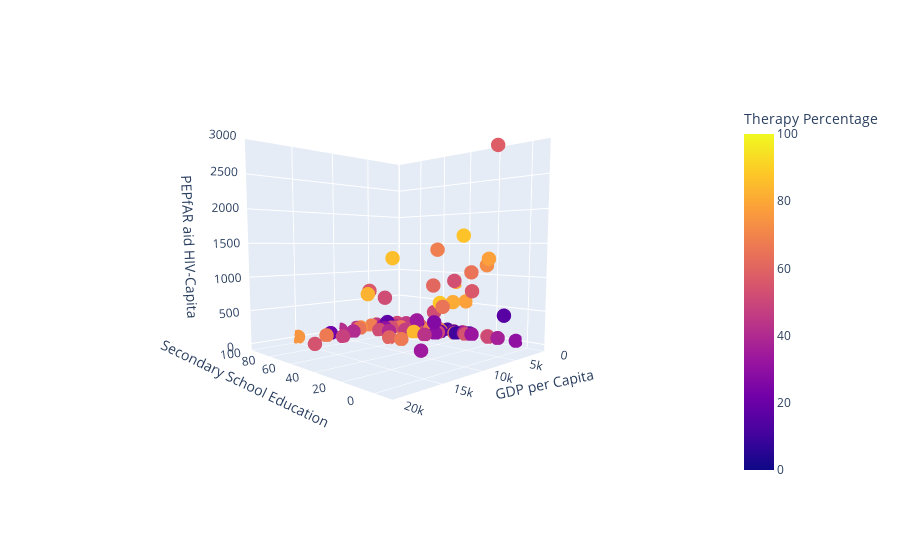

The notebook cell this image was saved under:
### Code cell
stat4 = stat2.dropna(subset=['Secondary School Education','TherapyPercentage2018avg','Gross Domestic Product perCap','PEPFar Split'])
fig = go.Figure(data=[go.Scatter3d(x=stat4['Secondary School Education'], 
                                   y=stat4['Gross Domestic Product perCap'], 
                                   z=stat4['PEPFar Split'],
                                   
                                   mode='markers',marker=dict(size=5,
                                                              color = stat4['TherapyPercentage2018avg'],
                                                              cmax=100,
                                                              cmin=0,
                                  colorbar=dict(title="Therapy Percentage")
                                               ))])

fig.update_layout(scene = dict(
                                xaxis_title='Secondary School Education',
                                yaxis_title='GDP per Capita',
                                zaxis_title='PEPfAR aid HIV-Capita',
                                xaxis = dict(nticks=10, range=[-10,100],),
                                yaxis = dict(nticks=10, range=[-100,20000],),
                                zaxis = dict(nticks=10, range=[-100,3000],),),)

fig.show()

### Figure 1 — Plotly figure (JSON) as saved in the notebook; plotly's stock layout.template omitted (floating-point values rounded to 4 significant figures)
{"data": [{"marker": {"cmax": 100, "cmin": 0, "color": [13, 27, 61, 53, 83, 80, 61, 62, 22, 41, 59, 28, 66, 50, 37, 83, 36, 63, 52, 73, 79, 89, 49, 72, 80, 30, 89, 56, 81, 57, 51, 84, 59, 65, 76, 83, 67, 49, 34, 40, 33, 34, 43, 68, 50, 75, 58, 56, 17, 80, 79, 91, 31, 84, 58, 68, 81, 62, 60, 35, 44, 45, 61, 77, 45, 65, 9, 70, 31, 70, 40, 32, 56, 54, 22, 78, 48, 54, 53, 53, 82, 56, 73, 41, 10, 54, 73, 44, 65, 90, 40, 67, 87, 15, 63, 78, 41, 47, 30, 65, 16, 52, 86, 20, 51, 60, 75, 46, 39, 72, 52, 58, 51, 62, 78, 88], "colorbar": {"title": {"text": "Therapy Percentage"}}, "size": 5}, "mode": "markers", "type": "scatter3d", "x": [53.8, 50.67, 108.7, 83.15, 150.3, 48.47, 59.04, 40.71, 72.69, 99.68, 102.4, 85.37, 100.8, 103.7, 90.09, 79.92, 17.14, 101.8, 60.06, 97.51, 55.51, 88.16, 132.8, 101.1, 98.41, 51.46, 129.1, 79.74, 99.61, 102.2, 47.49, 126.0, 117.5, 34.94, 154.0, 103.8, 53.09, 106.0, 71.32, 39.33, 34.16, 26.07, 52.72, 97.73, 52.18, 98.87, 17.92, 103.5, 88.91, 125.3, 117.5, 101.3, 82.29, 63.12, 114.2, 56.76, 45.22, 97.83, 61.2, 37.9, 97.9, 98.03, 62.01, 103.7, 110.7, 80.23, 36.53, 104.4, 41.03, 64.28, 89.92, 91.52, 35.41, 36.83, 95.1, 40.28, 81.99, 24.25, 42.0, 73.43, 116.9, 74.08, 114.6, 106.7, 42.78, 76.14, 106.4, 86.16, 47.5, 119.9, 75.91, 91.14, 40.9, 46.62, 43.7, 107.6, 41.8, 71.5, 5.932, 95.09, 11.01, 82.26, 82.41, 52.53, 22.56, 61.85, 116.7, 88.5, 92.87, 24.64, 96.0, 120.2, 93.34, 104.7, 19.93, 52.41], "y": [520.9, 3432.0, 11680.0, 4212.0, 57370.0, 271.8, 901.5, 715.1, 1698.0, 9273.0, 6290.0, 4885.0, 8921.0, 17950.0, 3360.0, 8259.0, 475.7, 15920.0, 1534.0, 6668.0, 1415.0, 3635.0, 12030.0, 8822.0, 47600.0, 3083.0, 61350.0, 8051.0, 4115.0, 6345.0, 811.4, 30370.0, 23270.0, 772.3, 50150.0, 41460.0, 7953.0, 4717.0, 2202.0, 878.6, 778.0, 10260.0, 4549.0, 4979.0, 2500.0, 14910.0, 868.3, 16160.0, 3894.0, 78810.0, 73190.0, 34480.0, 5354.0, 4242.0, 9813.0, 1711.0, 1510.0, 33990.0, 8270.0, 677.3, 7242.0, 4102.0, 1299.0, 116600.0, 17860.0, 3238.0, 527.5, 9673.0, 899.7, 1326.0, 8844.0, 4122.0, 499.0, 1189.0, 11240.0, 389.4, 11370.0, 414.0, 2028.0, 2029.0, 81700.0, 1034.0, 41950.0, 16420.0, 1482.0, 15580.0, 6941.0, 3103.0, 2730.0, 23410.0, 5822.0, 12300.0, 772.9, 977.3, 1522.0, 64580.0, 534.0, 4058.0, 314.5, 7247.0, 1120.0, 6234.0, 4146.0, 2033.0, 728.3, 679.3, 7274.0, 826.6, 3448.0, 642.8, 3095.0, 17280.0, 1532.0, 6374.0, 1540.0, 2147.0], "z": [0, 193.8, 0, 0, 0, 846.1, 0, 0, 0, 0, 0, 0, 0, 0, 0, 658.1, 0, 0, 307.4, 0, 0, 0, 0, 0, 0, 0, 0, 712.1, 0, 0, 0, 0, 0, 1030.0, 0, 0, 0, 0, 136.1, 0, 0, 0, 0, 0, 0, 0, 2993.0, 0, 76.22, 0, 0, 0, 0, 0, 0, 1397.0, 520.6, 0, 0, 0, 0, 0, 769.5, 0, 0, 0, 0, 0, 0, 0, 0, 0, 714.0, 0, 0, 531.8, 0, 0, 889.2, 0, 0, 0, 0, 0, 0, 0, 0, 0, 452.0, 0, 0, 0, 1632.0, 0, 0, 0, 0, 0, 0, 0, 391.5, 0, 1245.0, 0, 0, 0, 0, 0, 0, 1154.0, 496.8, 0, 0, 300.0, 1263.0, 497.1]}], "layout": {"autosize": true, "dragmode": "pan", "scene": {"aspectmode": "auto", "aspectratio": {"x": 1, "y": 1, "z": 1}, "camera": {"center": {"x": -0.02617, "y": 0.001747, "z": -0.2036}, "eye": {"x": -1.572, "y": 1.503, "z": 0.00801}, "projection": {"type": "perspective"}, "up": {"x": 0, "y": 0, "z": 1}}, "dragmode": "pan", "xaxis": {"nticks": 10, "range": [-10, 100], "title": {"text": "Secondary School Education"}, "type": "linear"}, "yaxis": {"nticks": 10, "range": [-100, 20000], "title": {"text": "GDP per Capita"}, "type": "linear"}, "zaxis": {"nticks": 10, "range": [-100, 3000], "title": {"text": "PEPfAR aid HIV-Capita"}, "type": "linear"}}}}
